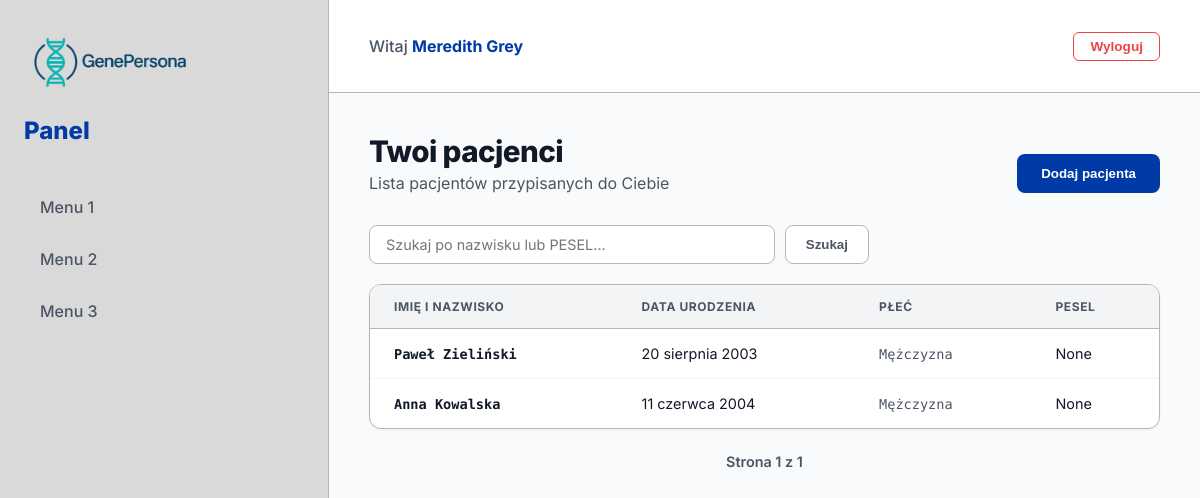
The page /home/ (signed in) on the database as committed earlier.
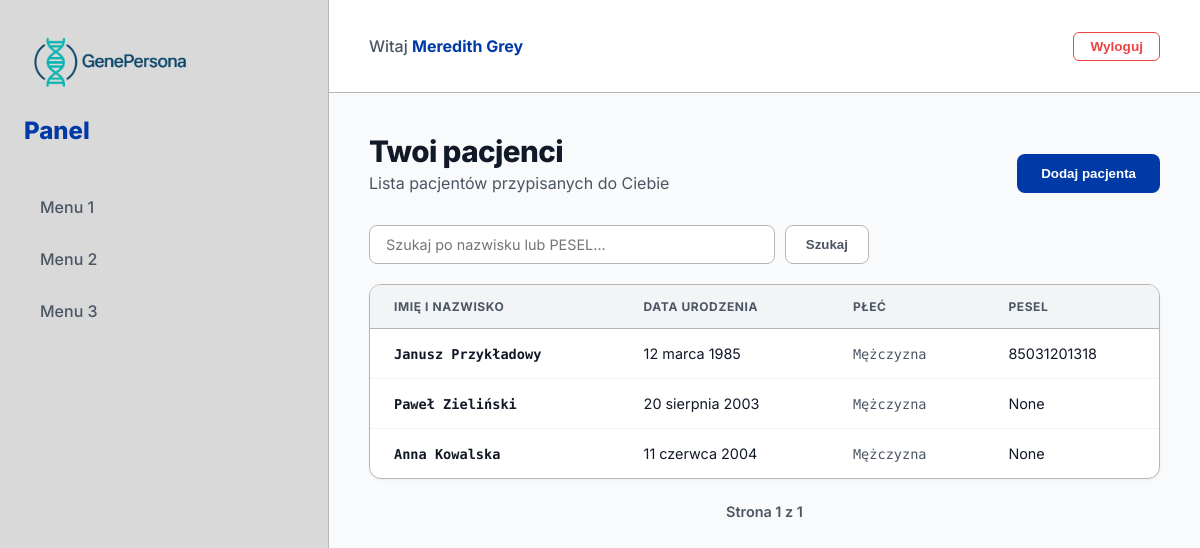
The same page on the database as committed later.
### patient/models.py (models this page shows, shortened)
class Patient(models.Model):
  class Gender(models.TextChoices):
    MALE = 'Mężczyzna','Mężczyzna'
    FEMALE = 'Kobieta','Kobieta'
    OTHER = 'Inna','Inna'
  first_name = models.CharField(max_length=100, verbose_name='Imię')
  last_name = models.CharField(max_length=100,verbose_name='Nazwisko')
  pesel = models.CharField(
    max_length = 11,
    unique = True,
    null = True,
    blank = True,
    validators=[validate_pesel],
    verbose_name = 'PESEL',
    help_text = '11-cyfrowy numer identyfikacyjny'
  )
  date_of_birth = models.DateField(verbose_name='Data urodzenia')
  gender= models.CharField(
    max_length=15,
    choices=Gender.choices,
    default=Gender.MALE,
    verbose_name='Płeć'
  )
  address_street = models.CharField(max_length=200, verbose_name='Ulica i nr domu', blank=True, null=True)
  address_zip_code = models.CharField(
    max_length=6,
    verbose_name='Kod pocztowy',
    blank=True,
    null=True,
    validators=[RegexValidator(r'^\d{2}-\d{3}$', 'Format kodu: XX-XXX')]
  )
  address_city = models.CharField(max_length=100, verbose_name='Miejscowość', blank=True, null=True)
  phone_number = models.CharField(max_length= 15, verbose_name='Numer telefonu',blank=True, null= True)
  email = models.EmailField(verbose_name= 'Email', blank= True, null= True)
  attending_doctor = models.ForeignKey(
    Doctor,
    on_delete=models.SET_NULL,
    null = True,
    blank = True,
    related_name= 'primary_patients',
    verbose_name= 'Lekarz Prowadzący',
  )
  consulting_doctors = models.ManyToManyField(
    Doctor,
    blank= True,
    related_name= 'consultation_patients',
    verbose_name= 'Lekarze konsultujący'
  )
  initial_diagnosis= models.CharField(max_length=250,verbose_name='Wstępna diagnoza (ARCHIWALNE)',blank=True, null=True)
  diagnosis_date = models.DateField(verbose_name='Data diagnozy (ARCHIWALNE)', blank = True, null= True)
  class Meta:
    verbose_name = 'Pacjent'
    verbose_name_plural = 'Pacjenci'

### patient/views.py (the view)
# urls.py: 2. Add a URL to urlpatterns:  path('', views.home, name='home')
@login_required(login_url='login')
def home(request):
  user = request.user
  if user.is_superuser:
    patients = Patient.objects.all().order_by('-id')
  else:
    try:
      doctor_profile = user.doctor_profile
      patients = Patient.objects.filter(
        Q(attending_doctor=doctor_profile) |
        Q(consulting_doctors=doctor_profile)
      ).distinct().order_by('-id')
    except Doctor.DoesNotExist:
      patients = Patient.objects.none()
  search_query = request.GET.get('q')
  if search_query:
    patients = patients.filter(
      Q(first_name__icontains=search_query) |
      Q(last_name__icontains=search_query) |
      Q(pesel__startswith=search_query)
    )
  paginator = Paginator(patients, 15)
  page_number = request.GET.get('page')
  page_obj = paginator.get_page(page_number)
  context = {
    'user': user,
    'patients': page_obj,
    'search_query': search_query or ""
  }
  return render(request, 'home_page/home.html', context)

### templates/home_page/home.html (shortened to what this page needs)
<!DOCTYPE html>
<html lang="pl">
<head>
    {% load static %}
    <link rel="stylesheet" href="{% static 'stylesheets/home.css' %}">
</head>
<body>
<div class="dashboard-layout">
    <aside class="dashboard-sidebar">
        <div class="sidebar-brand-logo">
            <img src="{% static 'images/logo.png' %}" class="sidebar-logo" alt="Logo">
        </div>
        <div class="sidebar-brand-text">
            Panel
        </div>
        <nav class="sidebar-nav">
            <div class="nav-item">Menu 1</div>
            <div class="nav-item">Menu 2</div>
            <div class="nav-item">Menu 3</div>
        </nav>
    </aside>
    <div class="dashboard-main">
        <header class="dashboard-header">
            <div class="user-greeting">
                Witaj <span>{{ user.first_name }} {{ user.last_name }}</span>
            </div>
            {% if user.is_authenticated %}
            <form method="post" action="{% url 'logout' %}">
                <button type="submit" class="logout-button">Wyloguj</button>
            </form>
            {% endif %}
        </header>
        <div class="dashboard-content">
            {% if user.is_superuser %}
            <div class="admin-view animate-fade-in">
                <div class="admin-hero">
                    <h2>Panel administratora</h2>
                    <p>Możesz przejść do panelu administracyjnego Django.</p>
                    <a href="/admin/">
                        <button class="mega-button">Przejdź do panelu administratora</button>
                    </a>
                </div>
            </div>
            {% else %}
            <div class="doctor-view animate-fade-in">
                <div class="view-header">
                    <div>
                        <h2>Twoi pacjenci</h2>
                        <p>Lista pacjentów przypisanych do Ciebie</p>
                    </div>
                    <button id="openModal" class="add-button">Dodaj pacjenta</button>
                </div>
                <div class="search-toolbar" style="margin-bottom: 20px;">
                    <form method="GET" action="{% url 'home' %}" style="display: flex; gap: 10px; max-width: 500px;">
                        <input type="text" name="q" placeholder="Szukaj po nazwisku lub PESEL..." value="{{ search_query }}" class="search-input">
                        <button type="submit" class="search-button">Szukaj</button>
                    </form>
                </div>
                <div class="table-container">
                    <table class="patient-table">
                        <thead>
                            <tr>
                                <th>Imię i nazwisko</th>
                                <th>Data urodzenia</th>
                                <th>Płeć</th>
                                <th>Pesel</th>
                            </tr>
                        </thead>
                        <tbody>
                            {% for p in patients %}
                            <tr>
                                <td class="mono">
                                    <a href="{% url 'patient_detail' p.id %}">
                                        {{ p.first_name }} {{ p.last_name }}
                                    </a>
                                </td>
                                <td>{{ p.date_of_birth }}</td>
                                <td class="mono">{{ p.gender }}</td>
                                <td>{{ p.pesel }}</td>
                            </tr>
                            {% empty %}
                            <tr>
                                <td colspan="4">Brak pacjentów</td>
                            </tr>
                            {% endfor %}
                        </tbody>
                    </table>
                </div>
                <div class="pagination-container">
                    <span class="step-links">
                        <span class="current">
                            Strona {{ patients.number }} z {{ patients.paginator.num_pages }}
                        </span>
                    </span>
                </div>
            </div>
            {% endif %}
        </div>
    </div>
</div>
</body>
</html>

### static/stylesheets/home.css (style rules this page uses)
:root { --app-bg: #f9fafb; --sidebar-bg: #d9d9d9; --header-bg: #ffffff; --text-primary: #111827; --text-secondary: #4b5563; --accent-color: #003aa7; --border-color: #b6b6b6; --font-sans: 'Inter', system-ui, sans-serif; }
html, body { margin: 0; padding: 0; height: 100%; width: 100%; background-color: var(--app-bg); color: var(--text-primary); font-family: var(--font-sans); }
.dashboard-layout { display: flex; height: 100vh; width: 100vw; position: relative; overflow: hidden; }
.dashboard-sidebar { width: 280px; background: var(--sidebar-bg); border-right: 1px solid var(--border-color); display: flex; flex-direction: column; padding: 32px 24px; z-index: 20; }
.sidebar-brand-logo { margin-bottom: 20px; }
.sidebar-logo { height: 60px; width: auto; }
.sidebar-brand-text { font-size: 1.5rem; font-weight: 800; color: var(--accent-color); margin-bottom: 40px; }
.sidebar-nav { flex: 1; display: flex; flex-direction: column; gap: 8px; }
.nav-item { display: flex; align-items: center; gap: 12px; padding: 12px 16px; border-radius: 10px; color: var(--text-secondary); cursor: pointer; transition: all 0.2s ease; font-weight: 500; }
.dashboard-main { flex: 1; display: flex; flex-direction: column; z-index: 10; position: relative; overflow-y: auto; }
.dashboard-header { height: 72px; display: flex; align-items: center; justify-content: space-between; padding: 10px 40px; background: var(--header-bg); border-bottom: 1px solid var(--border-color); position: sticky; top: 0; z-index: 30; }
.user-greeting { font-size: 1rem; font-weight: 500; color: var(--text-secondary); }
.user-greeting span { color: var(--accent-color); font-weight: 700; }
.logout-button { background: #ffffff; color: #ef4444; border: 1px solid #ef4444; padding: 6px 16px; border-radius: 6px; font-size: 0.85rem; font-weight: 600; cursor: pointer; transition: all 0.2s; }
.dashboard-content { padding: 40px; max-width: 1200px; width: 100%; margin: 0 auto; box-sizing: border-box; }
.view-header { display: flex; justify-content: space-between; align-items: flex-end; margin-bottom: 32px; }
.view-header h2 { margin: 0 0 4px 0; font-size: 1.85rem; font-weight: 800; letter-spacing: -0.02em; }
.view-header p { margin: 0; color: var(--text-secondary); }
.add-button { background: var(--accent-color); color: white; border: none; padding: 12px 24px; border-radius: 8px; font-weight: 600; cursor: pointer; transition: all 0.2s; text-decoration: none; display: inline-block; }
.search-toolbar { margin-bottom: 20px; }
.search-toolbar form { display: flex; gap: 10px; max-width: 500px; }
.search-input { flex: 1; padding: 10px 16px; border: 1px solid var(--border-color); border-radius: 8px; font-family: var(--font-sans); font-size: 0.9rem; outline: none; transition: border-color 0.2s; }
.search-button { padding: 10px 20px; background-color: #ffffff; border: 1px solid var(--border-color); color: var(--text-secondary); border-radius: 8px; cursor: pointer; font-weight: 600; transition: all 0.2s; }
.table-container { background: #ffffff; border: 1px solid var(--border-color); border-radius: 12px; overflow: hidden; box-shadow: 0 1px 3px rgba(0,0,0,0.05); }
.patient-table { width: 100%; border-collapse: collapse; text-align: left; }
.patient-table th { padding: 14px 24px; font-size: 0.75rem; text-transform: uppercase; color: var(--text-secondary); letter-spacing: 0.05em; background: #f3f4f6; border-bottom: 1px solid var(--border-color); font-weight: 700; }
.patient-table td { padding: 16px 24px; border-bottom: 1px solid #f3f4f6; font-size: 0.9rem; color: var(--text-primary); }
.patient-table tr:last-child td { border-bottom: none; }
.patient-table .mono { font-family: 'Roboto Mono', monospace; font-size: 0.85rem; color: var(--text-secondary); }
.patient-table td a, .patient-table td a:visited { text-decoration: none; color: var(--text-primary); font-weight: 600; transition: color 0.2s ease; display: inline-block; }
.pagination-container { margin-top: 24px; display: flex; justify-content: center; align-items: center; font-size: 0.9rem; color: var(--text-secondary); padding-bottom: 20px; }
.step-links .current { margin: 0 12px; font-weight: 600; }
.animate-fade-in { animation: fadeIn 0.4s ease-out forwards; }
input, textarea { padding: 12px 14px; border: 1px solid var(--border-color); border-radius: 8px; background: #ffffff; font-size: 0.95rem; font-family: var(--font-sans); color: var(--text-primary); transition: border-color 0.2s, box-shadow 0.2s; }

Rows that differ between the two databases and show on the page:
added Patient: first_name "Janusz", last_name "Przykładowy", date_of_birth "12 marca 1985", gender "Mężczyzna", pesel "85031201318"
